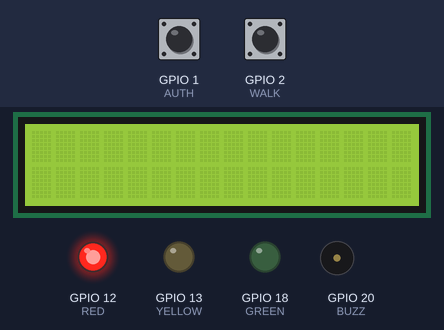
The sketch below on a simulated ESP32-S3. Parts: 16×2 character LCD, output pins drawn as LEDs (lit = HIGH), buzzer (waves = sounding). The test bench sets the inputs (shaded band); at power-on: GPIO 1 (AUTH) LOW, GPIO 2 (WALK) LOW.

Above: at 1.2 s.
1.3 s: GPIO 1 (AUTH) driven HIGH
At 1.7 s:
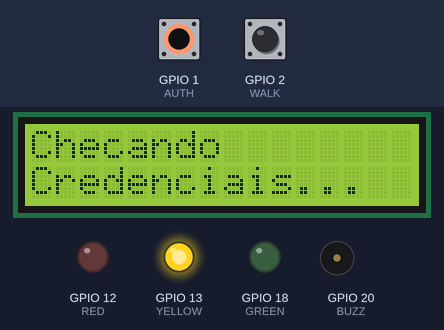
4.3 s: GPIO 2 (WALK) driven HIGH
At 6.2 s:
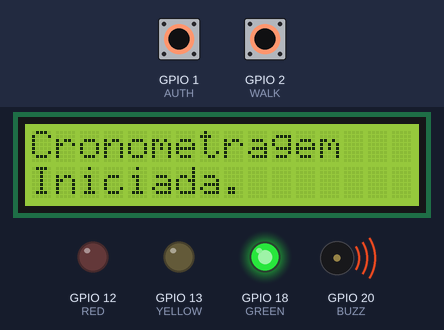
7.3 s: GPIO 2 (WALK) pulsed LOW 2 times (0.12 s each, 0.3 s apart)
At 10.6 s:
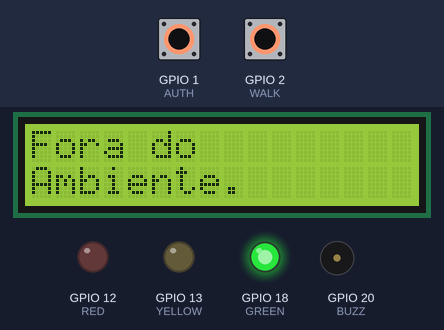
10.9 s: GPIO 1 (AUTH) pulsed LOW 5 times (0.12 s each, 0.3 s apart)
At 14.8 s:
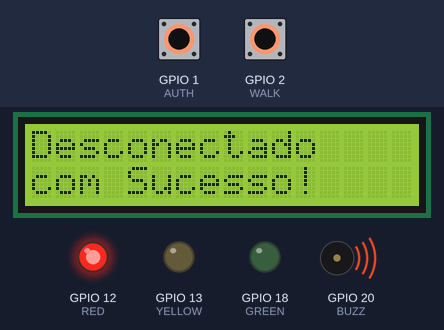
Timing chart, 0 to 16.2 s (numbered marks = the images above; inputs shaded):
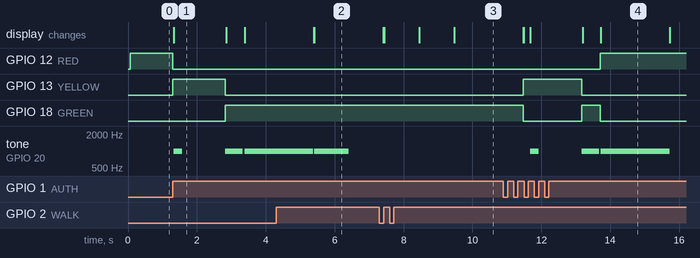

Measured:
- after the input at 1.3 s, GPIO 12 (RED): HIGH → LOW at once; GPIO 13 (YELLOW): LOW → HIGH at once, → LOW 1.5 s later; GPIO 18 (GREEN): LOW → HIGH after 1.5 s; tone on GPIO 20 (BUZZ): goes 1000 Hz 0.25 s, silent 1.3 s, 1000 Hz 0.50 s, silent 0.05 s, then 1000 Hz, starting at once; the display: changes at once (image 1)
- after the input at 4.3 s, the display: first differs from a run without the input after 1.1 s (image 2)
- after the input at 7.3 s, the display: first differs from a run without the input after 2.2 s (image 3)
- after the input at 10.9 s, GPIO 12 (RED): LOW → HIGH after 2.8 s; tone on GPIO 20 (BUZZ): goes 1000 Hz 0.25 s, silent 1.3 s, 1000 Hz 0.50 s, silent 0.06 s, 1000 Hz 2.0 s, then silent, starting after 0.77 s; the display: first differs from a run without the input after 0.77 s (image 4 shows a later state)
- what the display in image 1 shows lasts 1.6 s, from 1.3 s to 2.9 s

The sketch:

sketch.ino
```cpp
// Link para o WokWi do Projeto: https://wokwi.com/projects/347407088667853396

// bibliotecas
#include <iostream>
#include <LiquidCrystal_I2C.h>

// Definindo as portas referentes do Esp32-S3, tanto do simulador quanto do físico
#define SDA_PIN 9
#define SCL_PIN 10
// definindo especificações do display
int lcdColumns = 16;
int lcdRows = 2;
LiquidCrystal_I2C lcd(0x27, lcdColumns, lcdRows);

// Definindo as portas referentes do Esp32-S3, tanto do simulador quanto do físico, além de algumas variáveis
const int RED = 12;
const int YELLOW = 13;
const int GREEN = 18;
int CurrentLight = 0;

const int AUTH = 1;
const int WALK = 2;
int authState = 0;
int walkState = 0;
int Verify = 0;
int Authorized = 0;
int Inside = 0;

const int BUZZ = 20;

// definindo algumas variáveis
int Start = 0;
int milisegundos = 0;
int segundos = 0;
int minutos = 0;
int horas = 0;

// Setup do código, onde definimos o que é OUTPUT e INPUT
void setup(){
  Serial.begin(115200);
  pinMode(RED, OUTPUT);
  pinMode(YELLOW, OUTPUT);
  pinMode(GREEN, OUTPUT);
  pinMode(BUZZ, OUTPUT);
  pinMode(AUTH, INPUT);
  pinMode(WALK, INPUT);
  Wire.begin(SDA_PIN, SCL_PIN);
  lcd.init();
  lcd.backlight();
}

// Loop do código onde chamaremos as funções e iremos implementar toda a aplicação do sistema
void loop() {

  authState = digitalRead(AUTH);
  walkState = digitalRead(WALK);

  Count(Start);
  LightState(CurrentLight);

  if (authState == LOW) {
    Verify = 1;
  }

  if (authState == HIGH && Verify == 1) {
    Verification();
  }

  if (walkState == LOW) {
    Inside = 1;
  }

  if (walkState == HIGH && Inside == 1) {
    Position();
  }

}

// Função referente ao estado dos LED's
void LightState (int CurrentLight) {
    if (CurrentLight == 0) {
    digitalWrite(RED, 1);
    digitalWrite(GREEN, 0);
    digitalWrite(YELLOW, 0);
    } else if (CurrentLight == 1) {
    digitalWrite(YELLOW, 1);
    digitalWrite(RED, 0);
    digitalWrite(GREEN, 0);
    } else if (CurrentLight == 2) {
    digitalWrite(GREEN, 1);
    digitalWrite(YELLOW, 0);
    digitalWrite(RED, 0);
    }
}

// Função referente ao tempo que procede todas as funções do sistema, desde ligar Led à aparição de informação no Display
void Count(int Start) {
  if (Start == 0) {

    milisegundos = 0;
    segundos = 0;
    minutos = 0;
    horas = 0;


  } else if (Start == 1) {

    milisegundos = millis();
    if (milisegundos >= 1000) {
      segundos++;
      milisegundos = 0;
    }
    if (segundos / 60 == 1) {
      minutos++;
      segundos = 0;
    }
    if (minutos / 60 == 1) {
      horas++;
      minutos = 0;
    }

    char time[50];

    lcd.setCursor(5,0);

    lcd.println("Tempo");

    sprintf(time, "%02d:%02d:%02d",horas, minutos, segundos);

    lcd.setCursor(4,1);
    lcd.println(time);

    delay(1000);

  } else if (Start == 2) {
    milisegundos = milisegundos;
    segundos = segundos;
    minutos = minutos;
    horas = horas;

    char time[50];

    lcd.setCursor(5,0);

    lcd.println("Tempo");

    sprintf(time, "%02d:%02d:%02d",horas, minutos, segundos);

    lcd.setCursor(4,1);
    lcd.println(time);
  }
}

// Função de verificação das informações que serão apresentadas no display, além do estado que se mostra o LED
void Verification() {

  if (Authorized == 0) {

    lcd.clear();
    LightState(1);
    lcd.println("Checando");
    lcd.setCursor(0,1);
    lcd.println("Credenciais...");
    tone(BUZZ, 1000, 250);
    delay(1500);

    lcd.clear();
    LightState(2);
    tone(BUZZ, 1000, 500);
    lcd.println("Credenciais");
    lcd.setCursor(0,1);
    lcd.println("Reconhecidas!");
    delay(500);

    lcd.clear();
    lcd.println("Bem Vinda");
    lcd.setCursor(0,1);
    lcd.println("Thaina Lima!");
    tone(BUZZ, 1000, 2000);
    delay(2000);

    lcd.clear();
    Authorized = 1;
    CurrentLight = 2;

  } else if (Authorized == 3) {

    lcd.clear();
    LightState(1);
    lcd.println("Checando");
    lcd.setCursor(0,1);
    lcd.println("Credenciais...");
    tone(BUZZ, 1000, 250);
    delay(1500);

    lcd.clear();
    LightState(2);
    tone(BUZZ, 1000, 500);
    lcd.println("Credenciais");
    lcd.setCursor(0,1);
    lcd.println("Reconhecidas!");
    delay(500);

    lcd.clear();
    LightState(0);
    lcd.println("Desconectado");
    lcd.setCursor(0,1);
    lcd.println("com Sucesso!");
    tone(BUZZ, 1000, 2000);
    delay(2000);

    lcd.clear();
    Authorized = 0;
    CurrentLight = 0;
    Start = 0;
  }
  Verify = 0;
}

// Função de posição em que se encontra a pessoa/tag em referência ao ambiente em que ela está
// Então, ao apertar o botão verde, reconhce a pessoa e ao apertar o botão azul, começa a cronometragem pelo fato da pessoa estar naquele determinado ambiente
void Position() {

  if (Authorized == 0) {

    lcd.clear();
    lcd.println("Falha na");
    lcd.setCursor(0,1);
    lcd.println("Credencial");
    tone(BUZZ, 1000, 2000);
    delay(2000);
    lcd.clear();

  } else if (Authorized == 1) {

    lcd.clear();
    lcd.println("Cronometragem");
    lcd.setCursor(0,1);
    lcd.println("Iniciada.");
    tone(BUZZ, 1000, 1000);
    delay(2000);

    lcd.clear();
    Start = 1;
    Authorized = 2;

  } else if (Authorized == 2) {

    lcd.clear();
    lcd.println("Fora do");
    lcd.setCursor(0,1);
    lcd.println("Ambiente.");
    delay(2000);

    lcd.clear();
    LightState(1);
    CurrentLight = 1;
    Authorized = 3;
    Start = 2 ;

  } else if (Authorized == 3) {

    lcd.clear();
    lcd.println("Contagem");
    lcd.setCursor(0,1);
    lcd.println("Retomada.");
    delay(1000);

    lcd.clear();
    Start = 1;
    Authorized = 2;
    LightState(2);
    CurrentLight = 2;
  }
  Inside = 0;
}
```
